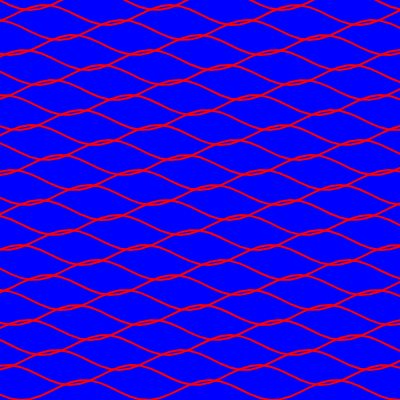
Frame 1 (no input)
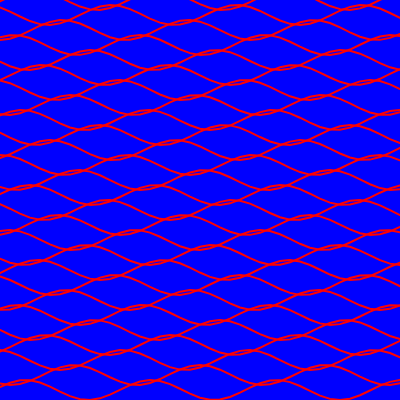
Frame 60 (no input)
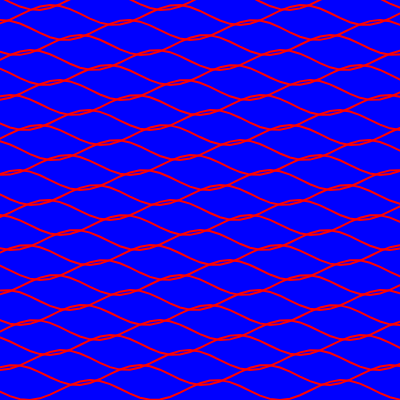
Frame 120 (the mouse pressed at the canvas centre since frame 60)

The p5.js sketch that drew these frames (run headless with seeded random() and noise() and a simulated clock; from frame 60 on, the mouse is pressed at the canvas centre):

// p5.js sketch
// ── sketch.js
function setup() {
  createCanvas(400, 400);
  stroke(255, 0, 0);
  strokeWeight(2);
  noFill();
}

function draw() {
  background(0, 0, 255);

  // des lignes qui ondulent avec un sinus
  for (var y = 0; y < height; y += 15) {
    beginShape();
    for (var x = 0; x <= width; x += 10) {
      var vague = sin(x * 0.05 + frameCount * 0.05 + y) * 10;
      vertex(x, y + vague);
    }
    endShape();
  }
}
